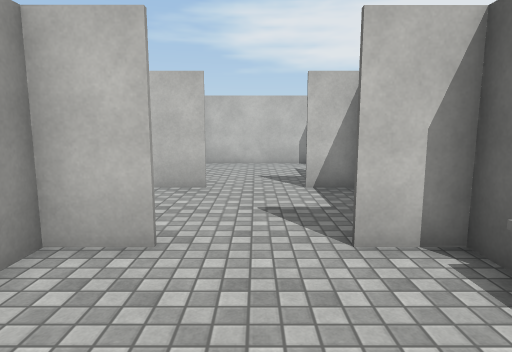
[1] (above)

15 first-person views from a walk through a scene from a Unity 3-D project. The camera is 1.5 m above the floor, tilts 8° down and sees 75° across. The floor is counted in squares, 1 m on a side. Each view is taken from the middle of a square. On the plan, view 1 faces up. The plan holds only what a view shows up to about 15 squares ahead; the rest is blank. The place goes on beyond the plan. The player character is not drawn. Door leaves are left out, so doorways stand open. Surface patterns are stand-ins for the level's own textures.

[2]
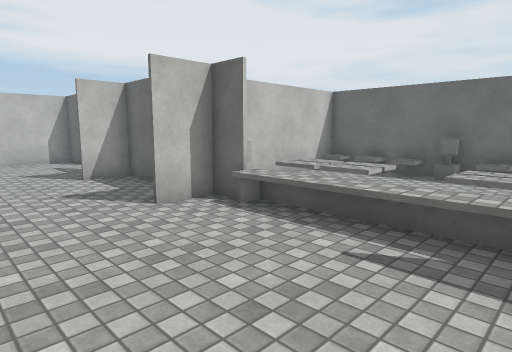

[3]
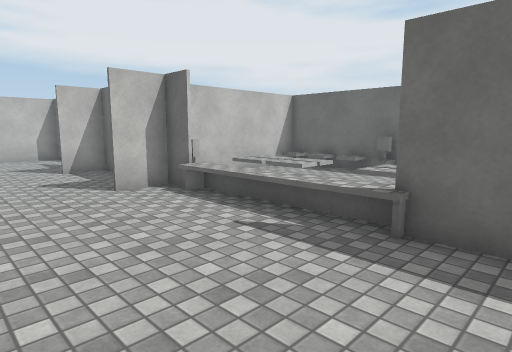

[4]
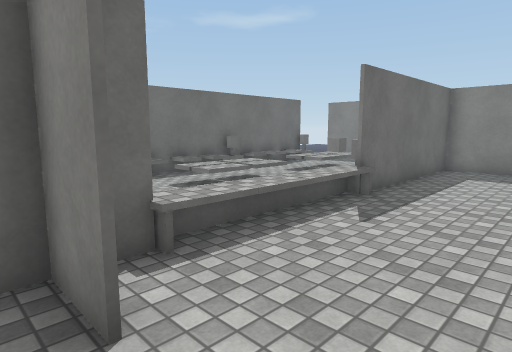

[5]
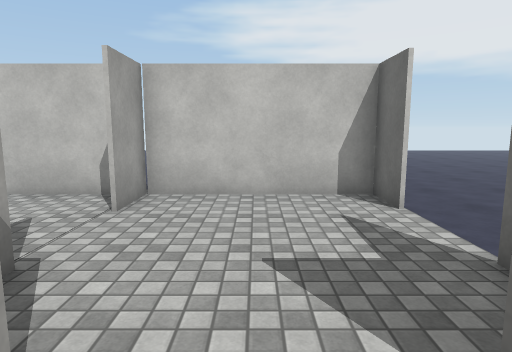

[6]
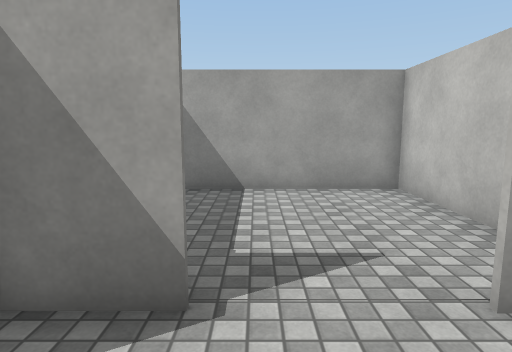

[7]
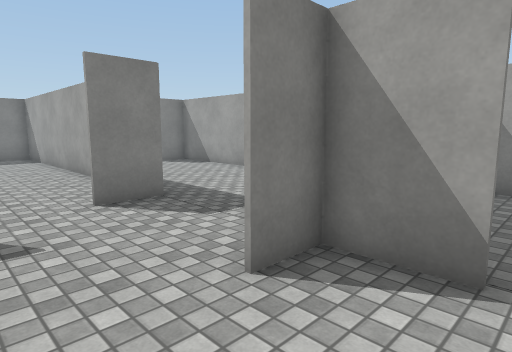

[8]
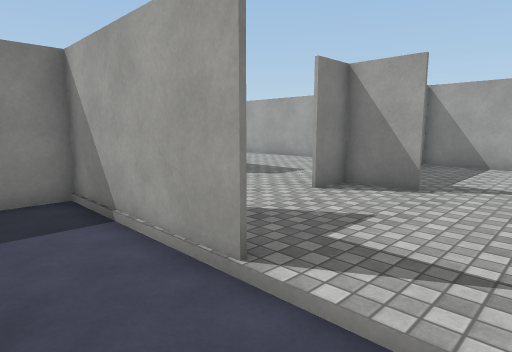

[9]
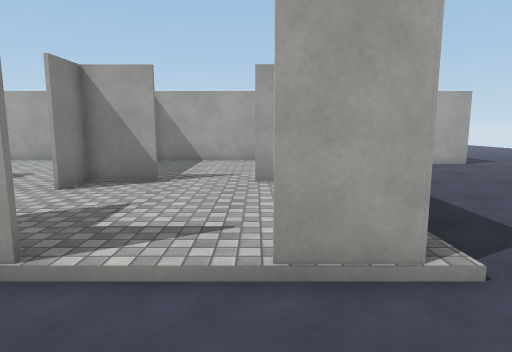

[10]
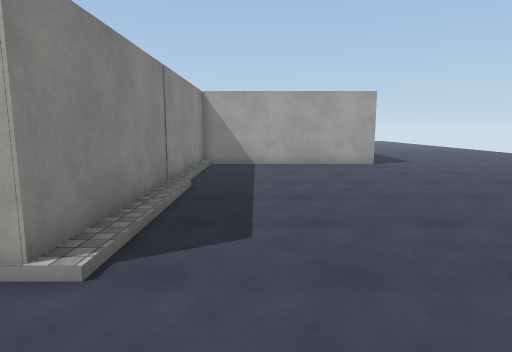

[11]
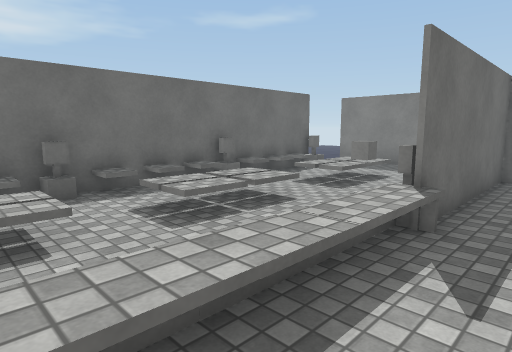

[12]
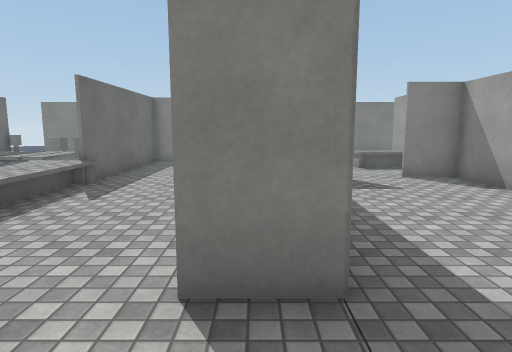

[13]
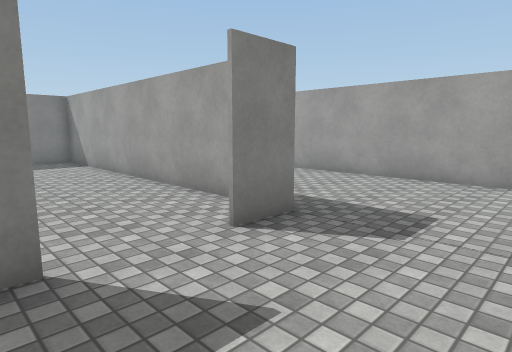

[14]
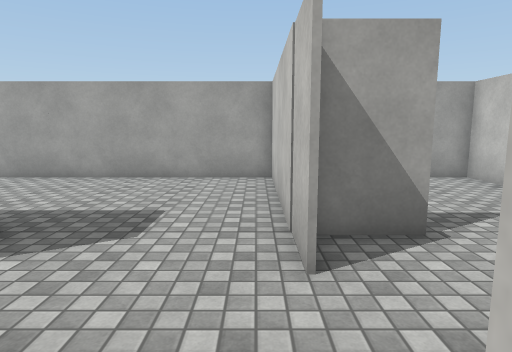

[15]
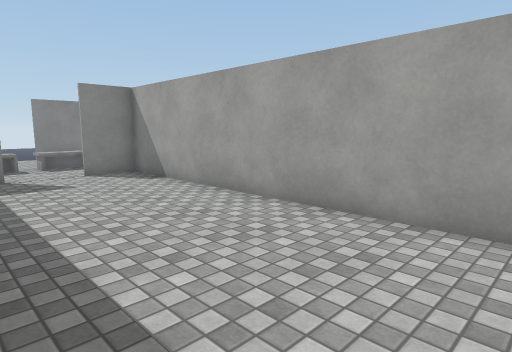

### Floor plan
Key: @ floor where view 1 was taken; # wall or solid block; . main floor; - floor 0.25 m lower than the main floor; : floor 0.5 m higher than the main floor; / step, stairs or slope; D open door; ^ raised ledge; C cube; E desk; O other object.
Columns run from 8 left of view 1 to 10 right of it. Each row starts with its distance up from view 1.
 22 #--------      ----
 21 #---------     ----
 20 #-----------  -----
 19 #------------ ----
 18 #----------------
 17 #----------------
 16 #---------------
 15 ############---
 14 #....#.....#---
 13 #....D.....D---
 12 #....D.....D-
 11 #....D.....D--
 10 #....#.....#--
  9 #######DDD##--
  8 #......DDD.#-
  7 #..........#-
  6 #..........#-
  5 #..........#######
  4 #....##DDD#O  :/.#
  3 #....#.....^ .//.#
  2 #....#.....^ .:/.#
  1 #....#.....^ ....O
  0 #....#..@..^ .//.#
 -1 #....#.....^ .:/.#
 -2 #....#.....^ .:/.#
 -3 #DDD##.....O .//.#
 -4 #DDD #.....# ....O
 -5  ... #.....  C//.#
 -6 EEEEE#.....# .//.#
 -7 E    #.. ..  .:/.#

Where each view was taken, in squares from view 1:
view 1: 0 up, 0 right, facing up
view 2: 2 down, 2 left, facing up-right
view 3: 4 down, 2 left, facing up-right
view 4: 5 up, 1 left, facing down-right
view 5: 7 up, 0 right, facing up
view 6: 11 up, 0 right, facing left
view 7: 11 up, 1 right, facing down-left
view 8: 13 up, 5 right, facing down-left
view 9: 13 up, 6 right, facing left
view 10: 17 up, 6 right, facing left
view 11: 3 up, 1 right, facing down-right
view 12: 7 up, 2 left, facing down
view 13: 8 up, 2 right, facing down-left
view 14: 8 up, 2 right, facing left
view 15: 8 up, 3 left, facing down-left
